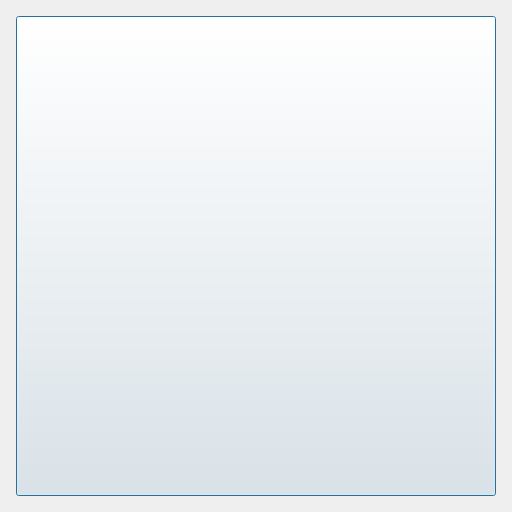
<?xml version="1.0" encoding="UTF-8"?>
<ui version="4.0">
 <class>Dialog</class>
 <widget class="QDialog" name="Dialog">
  <property name="geometry">
   <rect>
    <x>0</x>
    <y>0</y>
    <width>512</width>
    <height>512</height>
   </rect>
  </property>
  <property name="sizePolicy">
   <sizepolicy hsizetype="Fixed" vsizetype="Fixed">
    <horstretch>0</horstretch>
    <verstretch>0</verstretch>
   </sizepolicy>
  </property>
  <property name="minimumSize">
   <size>
    <width>512</width>
    <height>512</height>
   </size>
  </property>
  <property name="windowTitle">
   <string>Buzzer - Client</string>
  </property>
  <layout class="QGridLayout" name="gridLayout">
   <item row="0" column="0">
    <widget class="QPushButton" name="buzzButton">
     <property name="sizePolicy">
      <sizepolicy hsizetype="Fixed" vsizetype="Fixed">
       <horstretch>0</horstretch>
       <verstretch>0</verstretch>
      </sizepolicy>
     </property>
     <property name="minimumSize">
      <size>
       <width>480</width>
       <height>480</height>
      </size>
     </property>
    </widget>
   </item>
  </layout>
 </widget>
 <resources/>
 <connections/>
</ui>
